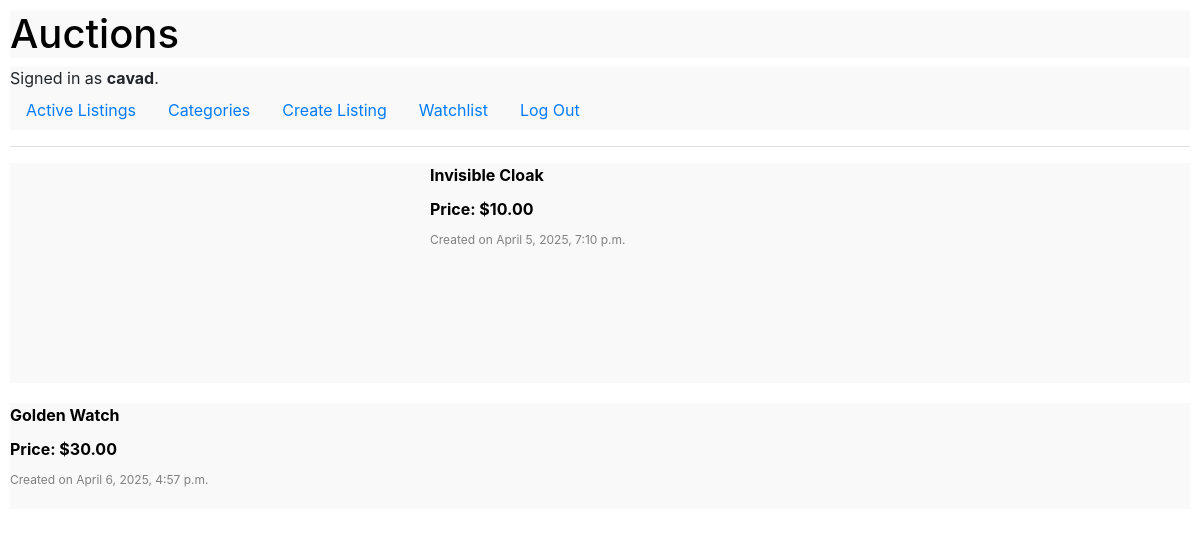
Before: /watchlist/ (signed in) with the older database file.
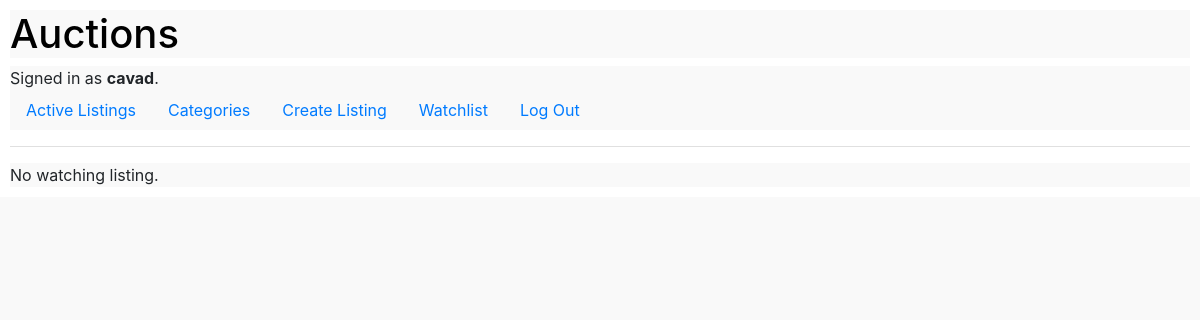
After: the same page with the newer database file.
### auctions/models.py (models this page shows, shortened)
class User(AbstractUser):
    pass

class Listing(models.Model):
    title = models.CharField(max_length=100)
    description = models.TextField()
    starting_bid = models.DecimalField(max_digits=10, decimal_places=2)
    current_price = models.DecimalField(max_digits=10, decimal_places=2, blank=True, default=-1)
    image_url = models.URLField(blank=True, null=True)
    category = models.ForeignKey(Category, blank=True, null=True, related_name="listings", on_delete=models.SET_NULL)
    created_at = models.DateTimeField(auto_now_add=True)
    is_active = models.BooleanField(default=True)
    owner = models.ForeignKey(User, on_delete=models.CASCADE, related_name="listings")
    winner = models.ForeignKey(User, on_delete=models.SET_NULL, null=True, blank=True, related_name="won_auctions")

### auctions/views.py (the view)
# urls.py: path("watchlist/", views.watch_list, name='watch_list'),
@login_required
def watch_list(request):
    user = User.objects.get(pk=request.user.id)
    watch_list = user.watchlist.all()
    listings = [Listing.objects.get(pk=listing.listing_id) for listing in watch_list]
    context = {"listings": listings}
    return render(request, "auctions/watch_list.html", context)

### auctions/templates/auctions/watch_list.html (shortened to what this page needs)
{% extends 'auctions/layout.html' %}
{% block body %}
    {% for listing in listings %}
        <div class="listing">
            <a class="listing" href="{% url 'open_listing' listing.id %}">
                {% if listing.image_url %}
                <span style="width:400px; height:200px;">
                </span>
                {% endif %}
                <div class="listing-info">
                    <div class="title">{{listing.title}}</div>
                    <div class="price">Price: ${{listing.current_price}}</div>
                    <div class="created-at">Created on {{listing.created_at}}</div>
                </div>
            </a>
        </div>
    {% empty %}
        <div>No watching listing.</div>
    {% endfor %}
{% endblock %}

### auctions/templates/auctions/layout.html (shortened to what this page needs)
{% load static %}
<!DOCTYPE html>
<html lang="en">
    <head>
        <link rel="stylesheet" href="https://stackpath.bootstrapcdn.com/bootstrap/4.4.1/css/bootstrap.min.css">
        <link href="{% static 'auctions/styles.css' %}" rel="stylesheet">
    </head>
    <body>
        <a style="text-decoration: none; color: black;" href="{% url 'index' %}"><h1>Auctions</h1></a>
        <div>
            {% if request.user.is_authenticated %}
                Signed in as <strong>{{ user.username }}</strong>.
            {% else %}
                Not signed in.
            {% endif %}
        </div>
        <ul class="nav">
            <li class="nav-item">
                <a class="nav-link" href="{% url 'index' %}">Active Listings</a>
            </li>
            <li class="nav-item">
                <a class="nav-link" href="{% url 'categories' %}">Categories</a>
            </li>
            {% if user.is_authenticated %}
                <li class="nav-item">
                    <a class="nav-link" href="{% url 'create_listing' %}">Create Listing</a>
                </li>
                <li class="nav-item">
                    <a class="nav-link" href="{% url 'watch_list' %}">Watchlist</a>
                </li>
                <li class="nav-item">
                    <a class="nav-link" href="{% url 'logout' %}">Log Out</a>
                </li>
            {% endif %}
        </ul>
        <hr>
        {% block body %} {% endblock %}
    </body>
</html>

### auctions/static/auctions/styles.css (style rules this page uses)
* { box-sizing: border-box; margin: 0; padding: 0; background-color: #f9f9f9; }
body { padding: 10px; }

Changed rows visible on the page:
no longer on this page (row edited): Listing: title "Invisible Cloak", current_price "10.00", created_at "April 5, 2025, 7:10 p.m."
no longer on this page (row edited): Listing: title "Golden Watch", current_price "30.00", created_at "April 6, 2025, 4:57 p.m."
Other visible differences:
text now shown: "No watching listing."
